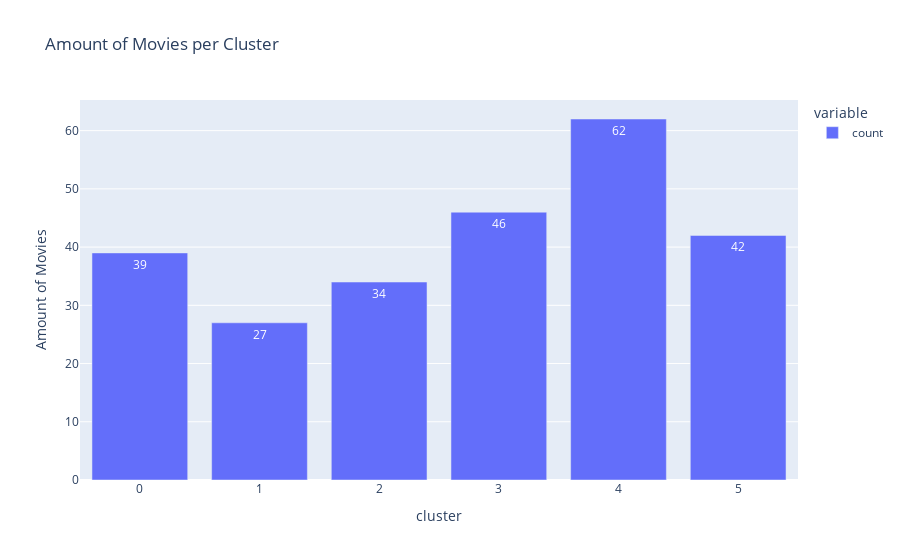

Notebook code cell kept with this figure:
### Markdown cell above
## Movies per Cluster

### Code cell
fig = px.bar(df['cluster'].value_counts(),
             text_auto = True,
             title = 'Amount of Movies per Cluster',
             labels = {'index': 'Cluster',
                       'value':'Amount of Movies'})
fig.show()

### Figure 1 — Plotly figure (JSON) as saved in the notebook; plotly's stock layout.template omitted (floating-point values rounded to 4 significant figures)
{"data": [{"alignmentgroup": "True", "hovertemplate": "variable=count<br>cluster=%{x}<br>Amount of Movies=%{y}<extra></extra>", "legendgroup": "count", "marker": {"color": "#636efa", "pattern": {"shape": ""}}, "name": "count", "offsetgroup": "count", "orientation": "v", "showlegend": true, "textposition": "auto", "texttemplate": "%{y}", "type": "bar", "x": [4, 3, 5, 0, 2, 1], "xaxis": "x", "y": [62, 46, 42, 39, 34, 27], "yaxis": "y"}], "layout": {"barmode": "relative", "legend": {"title": {"text": "variable"}, "tracegroupgap": 0}, "title": {"text": "Amount of Movies per Cluster"}, "xaxis": {"anchor": "y", "domain": [0, 1], "title": {"text": "cluster"}}, "yaxis": {"anchor": "x", "domain": [0, 1], "title": {"text": "Amount of Movies"}}}}
